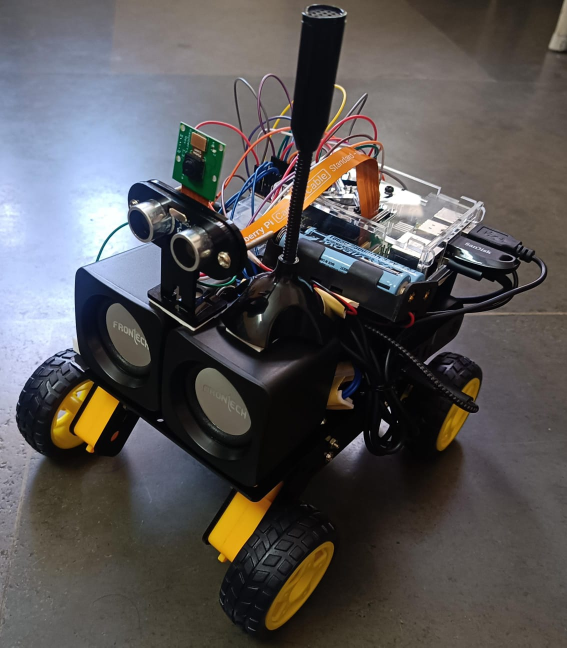
#> input picture WhatsApp Image 2026-08-20 at 16.27.21.jpeg, 1134 x 1295 px, given in place of the camera (shown at 1/2 size)
$ python distance_test.py
#> lines starting #> are read from the running program, lines starting #| are printed output that depends on the picture; after the words box and inside, x2 and y2 are one past the last pixel; in counts of white or black regions, pixels touching at a corner belong together
import cv2

print("=== SONU-X OBSTACLE DISTANCE TEST ===")

camera = cv2.VideoCapture(0)

if not camera.isOpened():
    print("ERROR: Camera could not be opened.")
    exit()

print("Camera opened successfully!")
print("Obstacle detection started.")
print("Press Q to close.")

while True:
    ret, frame = camera.read()
#> frame is the input picture: shape (1295, 1134, 3); mean B, G, R 83.5, 84, 87

    if not ret:
        print("ERROR: Could not read camera.")
        break

    frame_height, frame_width = frame.shape[:2]
#> frame_height = 1295; frame_width = 1134

    # Convert to grayscale
    gray = cv2.cvtColor(frame, cv2.COLOR_BGR2GRAY)
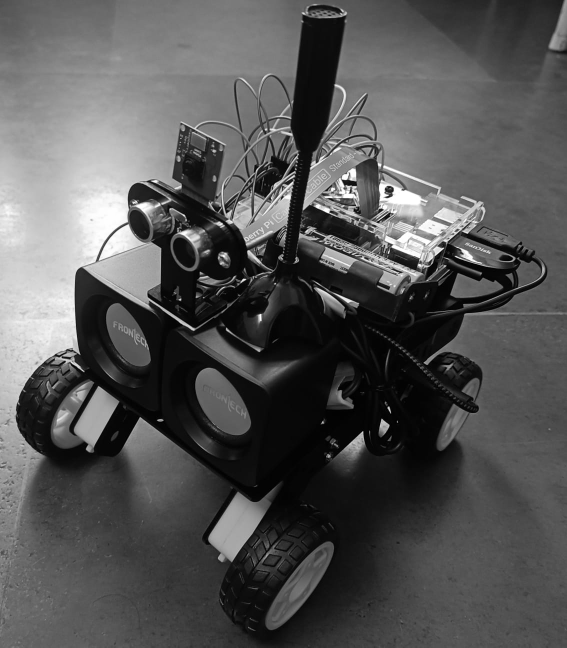
#> gray: shape (1295, 1134) (shown at 1/2 size); min 0, max 255, mean 84.8

    # Reduce noise
    blurred = cv2.GaussianBlur(gray, (5, 5), 0)

    # Detect edges
    edges = cv2.Canny(blurred, 50, 150)
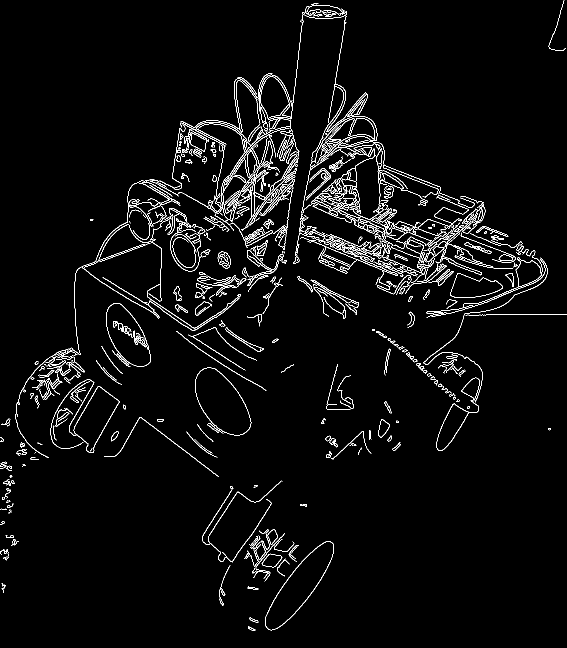
#> edges: shape (1295, 1134) (shown at 1/2 size); 3.4% white in thin lines or dots

    # Find contours
    contours, _ = cv2.findContours(
        edges,
        cv2.RETR_EXTERNAL,
        cv2.CHAIN_APPROX_SIMPLE
    )
#> contours = 547 contours, 364 with area under 20; largest, box (x1, y1, x2, y2) and area: (390, 735, 503, 871) 9652, (530, 1082, 668, 1261) 9486, (212, 606, 302, 733) 7012, (147, 772, 239, 906) 5809, (520, 30, 608, 239) 3542

    obstacle_count = 0

    for contour in contours:

        area = cv2.contourArea(contour)

        # Ignore small objects
        if area > 1500:

            x, y, w, h = cv2.boundingRect(contour)

            # Center of object
            center_x = x + w // 2
            center_y = y + h // 2

            # -------------------------
            # LEFT / CENTER / RIGHT
            # -------------------------

            if center_x < frame_width // 3:
                position = "LEFT"

            elif center_x < (frame_width * 2) // 3:
                position = "CENTER"

            else:
                position = "RIGHT"

            # -------------------------
            # NEAR / MEDIUM / FAR
            # -------------------------

            object_size = w * h

            if object_size > 120000:
                distance = "NEAR"

            elif object_size > 40000:
                distance = "MEDIUM"

            else:
                distance = "FAR"

            # Draw bounding box
            cv2.rectangle(
                frame,
                (x, y),
                (x + w, y + h),
                (0, 255, 0),
                2
            )

            # Draw center point
            cv2.circle(
                frame,
                (center_x, center_y),
                5,
                (0, 0, 255),
                -1
            )

            # Display position
            cv2.putText(
                frame,
                f"{position} - {distance}",
                (x, y - 10),
                cv2.FONT_HERSHEY_SIMPLEX,
                0.7,
                (0, 255, 0),
                2
            )

            obstacle_count += 1
#> this loop made 547 passes
#> (area, x, y, w, h, center_x, center_y, position) on passes 16, 95, 113, 165, 210, 538: (9485.5, 530, 1082, 138, 179, 599, 1171, 'CENTER'), (5809, 147, 772, 92, 134, 193, 839, 'LEFT'), (9651.5, 390, 735, 113, 136, 446, 803, 'CENTER'), (7012, 212, 606, 90, 127, 257, 669, 'LEFT'), (3321, 900, 546, 106, 50, 953, 571, 'RIGHT'), (3542.5, 520, 30, 88, 209, 564, 134, 'CENTER')
#> area on passes 3, 7, 8, 10, 11, 12: 53.5, 72, 29.5, 701, 42, 28.5
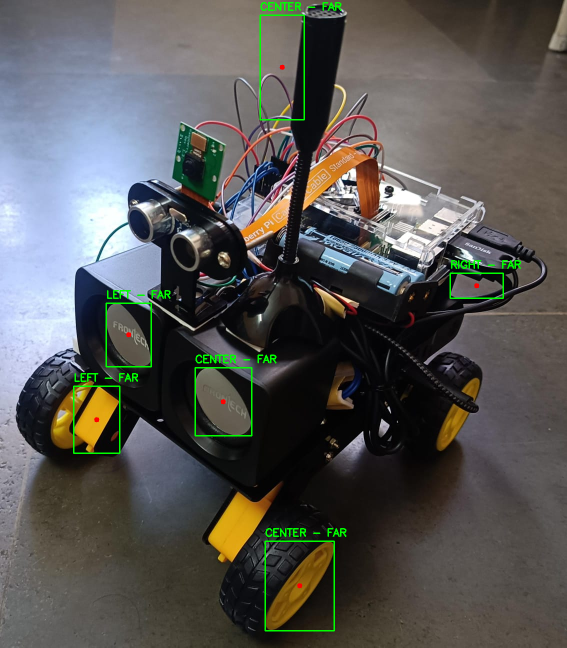
#> frame: shape (1295, 1134, 3) (shown at 1/2 size); 1.01% of pixels changed, all inside (x1, y1, x2, y2) = (146, 4, 1042, 1263)
#> after the loop, obstacle_count = 6

    # Display object count
    cv2.putText(
        frame,
        f"Objects detected: {obstacle_count}",
        (20, 40),
        cv2.FONT_HERSHEY_SIMPLEX,
        0.8,
        (0, 255, 0),
        2
    )

    # Display guide lines
    cv2.line(
        frame,
        (frame_width // 3, 0),
        (frame_width // 3, frame_height),
        (255, 0, 0),
        1
    )

    cv2.line(
        frame,
        ((frame_width * 2) // 3, 0),
        ((frame_width * 2) // 3, frame_height),
        (255, 0, 0),
        1
    )

    # Labels
    cv2.putText(
        frame,
        "LEFT",
        (30, frame_height - 20),
        cv2.FONT_HERSHEY_SIMPLEX,
        0.7,
        (255, 255, 255),
        2
    )
#> frame: shape (1295, 1134, 3); mean B, G, R 83.3, 86.1, 86.4

    cv2.putText(
        frame,
        "CENTER",
        (frame_width // 2 - 40, frame_height - 20),
        cv2.FONT_HERSHEY_SIMPLEX,
        0.7,
        (255, 255, 255),
        2
    )
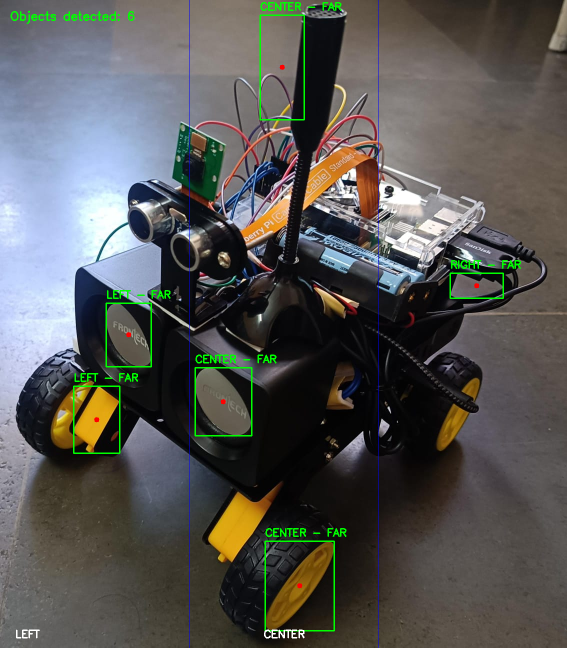
#> frame: shape (1295, 1134, 3) (shown at 1/2 size); mean B, G, R 83.4, 86.2, 86.5

    cv2.putText(
        frame,
        "RIGHT",
        (frame_width - 100, frame_height - 20),
        cv2.FONT_HERSHEY_SIMPLEX,
        0.7,
        (255, 255, 255),
        2
    )
#> frame: shape (1295, 1134, 3); 0.04% of pixels changed, all inside (x1, y1, x2, y2) = (1036, 1259, 1097, 1277)

    # Show camera
    cv2.imshow("SONU-X Obstacle Detection", frame)

    # Press Q to quit
    if cv2.waitKey(1) & 0xFF == ord("q"):
#> (key q is pressed here)
        break

camera.release()
cv2.destroyAllWindows()

print("Obstacle detection test completed.")
